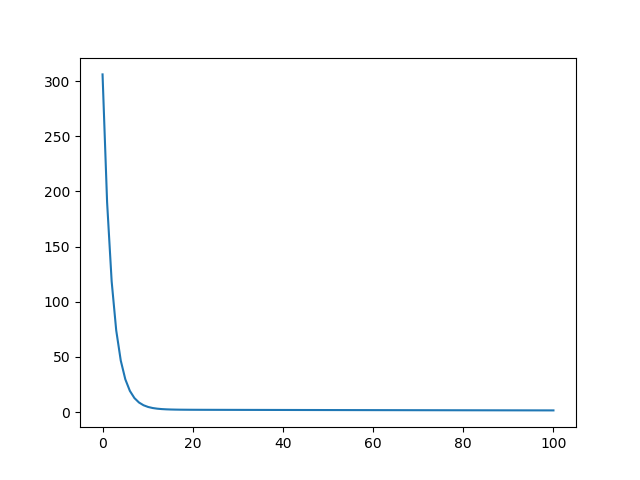

The script that saved this image:
# coding: utf-8

import tensorflow as tf
import numpy as np
import matplotlib.pyplot as plt

N = 1000
train_X1 = np.linspace(1, 10, N).reshape(N, 1)
train_X2 = np.linspace(1, 10, N).reshape(N, 1)
train_X3 = np.linspace(1, 10, N).reshape(N, 1)
train_X4 = np.linspace(1, 10, N).reshape(N, 1)

# train_X = np.column_stack((train_X1, np.ones(shape=(N, 1))))
train_X = np.column_stack((train_X1, train_X2, train_X3, train_X4, np.ones(shape=(N, 1))))

noise = np.random.normal(0, 0.5, train_X1.shape)
# train_Y = 3 * train_X1 + 4
train_Y = train_X1 + train_X2 + train_X3 + train_X4 + 4 + noise

length = len(train_X[0])

X = tf.placeholder(tf.float32, [None, length], name="X")
Y = tf.placeholder(tf.float32, [None, 1], name="Y")

W = tf.Variable(np.random.random(size=length).reshape(length, 1), dtype=tf.float32, name="weight")

activation = tf.matmul(X, W)
learning_rate = 0.006

loss = tf.reduce_mean(tf.reduce_sum(tf.pow(activation - Y, 2), reduction_indices=[1]))
optimizer = tf.train.GradientDescentOptimizer(learning_rate).minimize(loss)

training_epochs = 2000
display_step = 100

loss_trace = []

with tf.Session() as sess:
    sess.run(tf.global_variables_initializer())
    for epoch in range(training_epochs):
        sess.run(optimizer, feed_dict={X: train_X, Y: train_Y})
        temp_loss = sess.run(loss, feed_dict={X: train_X, Y: train_Y})
        loss_trace.append(temp_loss)
        if 1 == epoch % display_step:
            print('epoch: %4s'%epoch, '\tloss: %s'%temp_loss)
    print("\nOptimization Finished!")
    print("\nloss = ", loss_trace[-1], "\nWeight =\n", sess.run(W, feed_dict={X: train_X, Y: train_Y}))


plt.plot(np.linspace(0, 100, 100), loss_trace[:100])
# plt.savefig("tensorflowLR.png")
plt.show()

# output:
# epoch:    1 	loss: 118.413925
# epoch:  101 	loss: 1.4500043
# epoch:  201 	loss: 1.0270562
# epoch:  301 	loss: 0.75373846
# epoch:  401 	loss: 0.5771168
# epoch:  501 	loss: 0.46298113
# epoch:  601 	loss: 0.38922414
# epoch:  701 	loss: 0.34156123
# epoch:  801 	loss: 0.31076077
# epoch:  901 	loss: 0.29085675
# epoch: 1001 	loss: 0.27799463
# epoch: 1101 	loss: 0.26968285
# epoch: 1201 	loss: 0.2643118
# epoch: 1301 	loss: 0.26084095
# epoch: 1401 	loss: 0.2585978
# epoch: 1501 	loss: 0.25714833
# epoch: 1601 	loss: 0.25621164
# epoch: 1701 	loss: 0.2556064
# epoch: 1801 	loss: 0.2552152
# epoch: 1901 	loss: 0.2549625
# Optimization Finished!
# loss =  0.25480175
# Weight =
#  [[1.0982682 ]
#  [0.9760315 ]
#  [1.0619627 ]
#  [0.87049955]
#  [3.9700394 ]]
